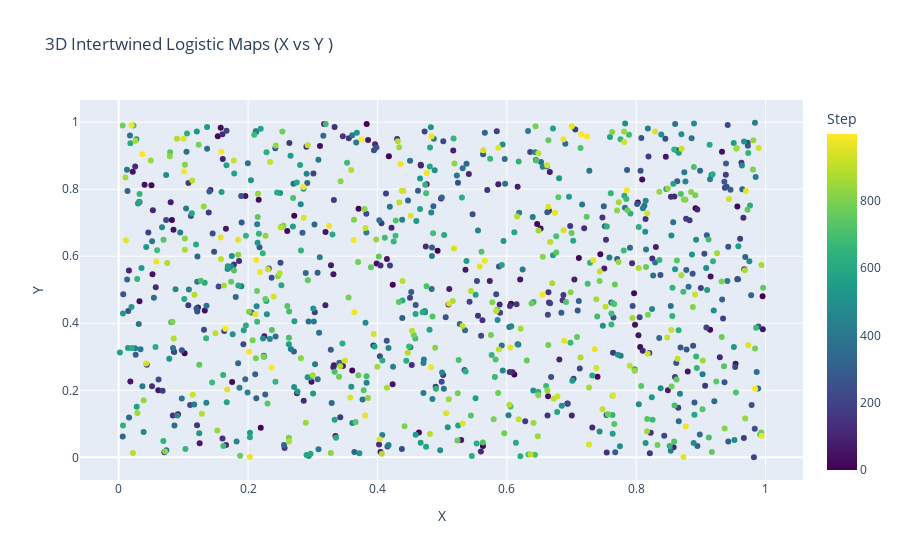

Notebook code cell kept with this figure:
### Code cell
import numpy as np
import plotly.express as px
import pandas as pd
# Create dataframe for Plotly Express
df = pd.DataFrame({"X": x_values, "Y": y_values,  "Step": discrete_iteration})

# # Interactive 3D scatter/line plot
# fig = px.line_3d(df, x="X", y="Y", z="Z", color="Step", 
#     title="3D Intertwined Logistic Maps (Interactive)",
#     color_continuous_scale="Viridis"
#     )
# fig.show()

# Interactive 3D scatter plot with continuous color
fig = px.scatter(df, x="X", y="Y", color="Step",
                    color_continuous_scale="Viridis",
                    title="3D Intertwined Logistic Maps (X vs Y )",
                    size_max=2)

fig.show()

### Figure 1 — Plotly figure (JSON) as saved in the notebook; plotly's stock layout.template omitted (floating-point values rounded to 4 significant figures; data arrays with more than 128 entries replaced by an {"elided": "..."} marker saying what was removed)
{"data": [{"hovertemplate": "X=%{x}<br>Y=%{y}<br>Step=%{marker.color}<extra></extra>", "legendgroup": "", "marker": {"color": {"elided": "1000 int values"}, "coloraxis": "coloraxis", "symbol": "circle"}, "mode": "markers", "name": "", "orientation": "v", "showlegend": false, "type": "scatter", "x": {"elided": "1000 float values"}, "xaxis": "x", "y": {"elided": "1000 float values"}, "yaxis": "y"}], "layout": {"coloraxis": {"colorbar": {"title": {"text": "Step"}}, "colorscale": [[0, "#440154"], [0.1111, "#482878"], [0.2222, "#3e4989"], [0.3333, "#31688e"], [0.4444, "#26828e"], [0.5556, "#1f9e89"], [0.6667, "#35b779"], [0.7778, "#6ece58"], [0.8889, "#b5de2b"], [1, "#fde725"]]}, "legend": {"tracegroupgap": 0}, "title": {"text": "3D Intertwined Logistic Maps (X vs Y )"}, "xaxis": {"anchor": "y", "domain": [0, 1], "title": {"text": "X"}}, "yaxis": {"anchor": "x", "domain": [0, 1], "title": {"text": "Y"}}}}
